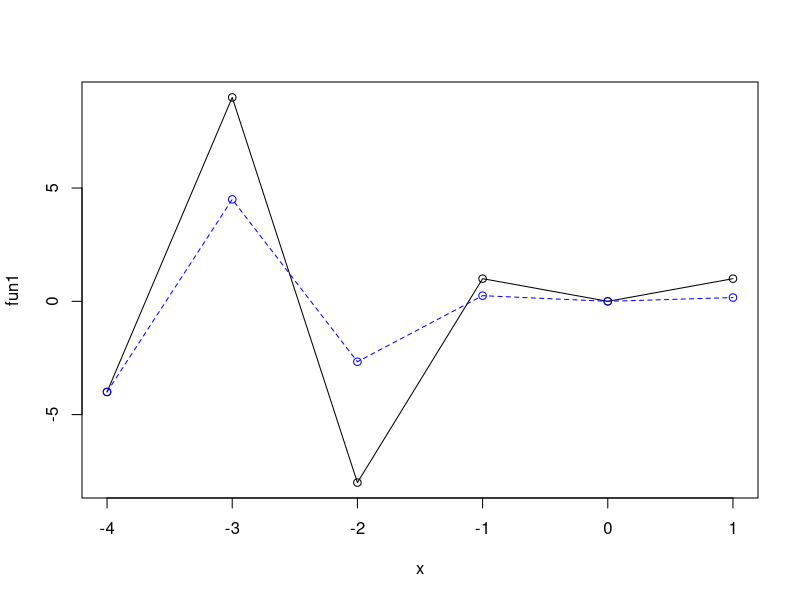

This figure's R source: (Note: this script raises an error after producing the figure.)
#fatorial
f<-function(n){
    if(n<0) stop("N não pode ser negativo")
    if(n==0) 1
    else n + f(n-1)
}

#fibonaci
f<-function(n){
    if(n<=0) stop("N não pode ser negativo")
    if (n<=2) 1
    else f(n-1) + f(n-2)
}

#scope examples
function(){
if(!exists("a"))a<-1
else a<-a+1
a
}

#1
fun1 <- function(x){
len<-length(x)
x^(1:len)
}

fun2 <- function(x){
len<-length(x)
x^(1:len)/(1:len)
}

plot(-4:1, fun1(-4:1), xlab="x", ylab="fun1", type="o")
lines(-4:1, fun2(-4:1), type="o", col="blue", lty=2)

#2a
f<-function(x, y){
(y - c(1,x))[-1]
}

#2b
f<-function(x, y){
(exp(c(1,y)) * cos(x))[-1]
}

#4
divisores<-function(n){
    if(n<=0 | n%%1 !=0) stop(n, "Não é um número natural")
    else{
        d<-1:n
        div<-d[n%%d==0]
        div
    }
}

num<-readline(prompt="Introduza um número natural\n")
num<-as.integer(num)
divisores(num)


primo<-function(n){
    if(n<=0 | n%%1 !=0) -1
    else{
        if(length(divisores(n)) ==2)
            cat(n, "é primo\n")
        else cat(n, "não é primo\n")
    }
}

is_primo<-function(n){
    if(n<=0 | n%%1 !=0) -1
    else{
        if(length(divisores(n)) ==2)
            1
        else 0
    }
}

map_f<-function(x, fun){
    out<-c()
    for(i in seq_along(x)){
        out[i] <- fun(x[i])
    }
    out
}

prop.table(table(map_f(2:2300, is_primo)))

f<-function(x){(x^2) * cos(x)}

curve(f(x), from = -2*pi, to = 2*pi, n = 30)

#6
f<-function(x) ifelse(x>=0, x^2, -x)

plot(seq(-2,2,0.01), f(seq(-2,2,0.01)), type="l")
lines( c(-2,2), c(2,4) )

#8

ols<-function(x, y){
    if(sum(is.na(x))>0 | sum(is.na(y))>0) stop("os dados têm NA's")
    else{
        if(length(x) != length(y)) stop("os vetores não têm o mesmo comprimento")
        else{
            mx<-mean(x)
            my<-mean(y)
            b_num<-sum((x-mx)*(y-my))
            b_den<-sum((x-mx)^2)
            b<-b_num/b_den
            a<-my-b*mx

        }
    
    }
    cat("os valores de a e b são ", c(a,b))
}

ols(c(38, 56, 59, 64, 74), c(41, 63, 70, 72, 84))




